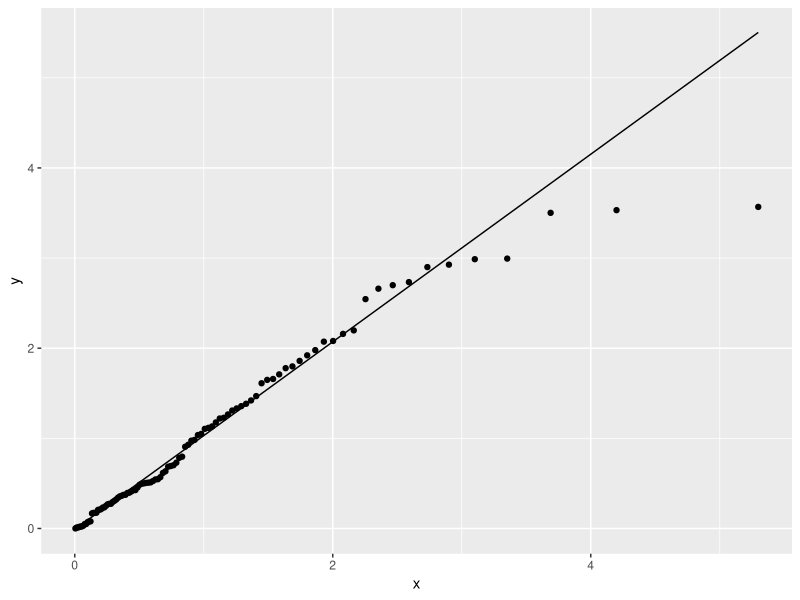
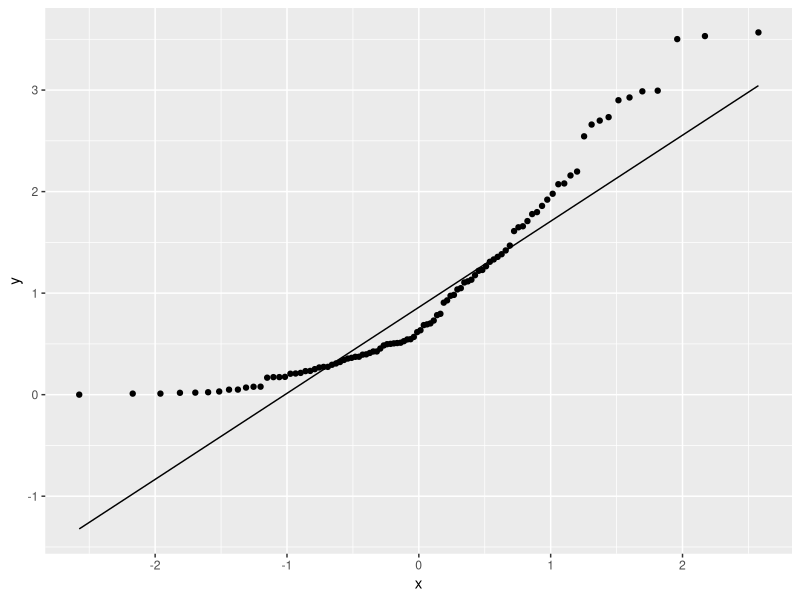
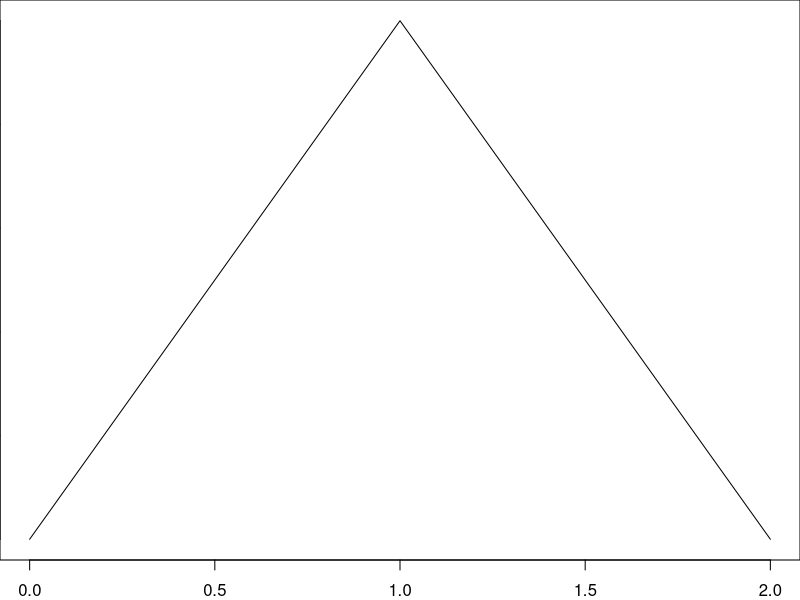
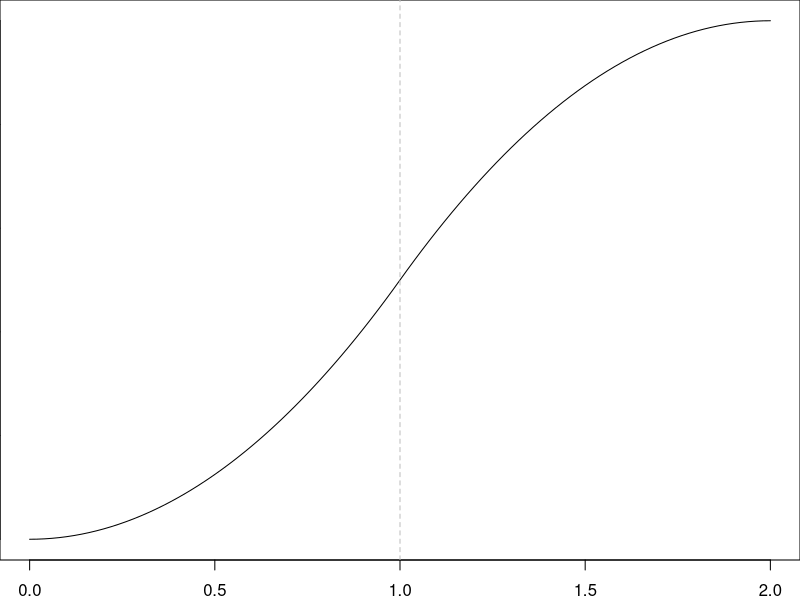
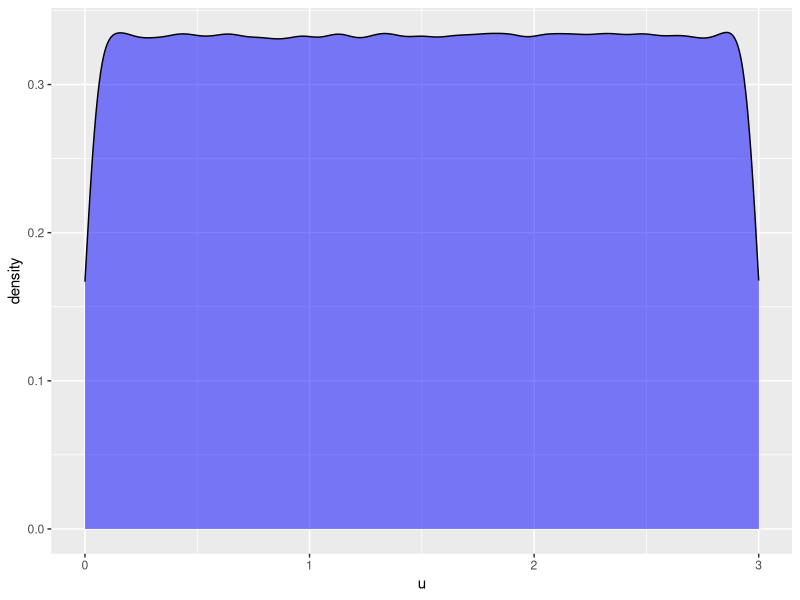
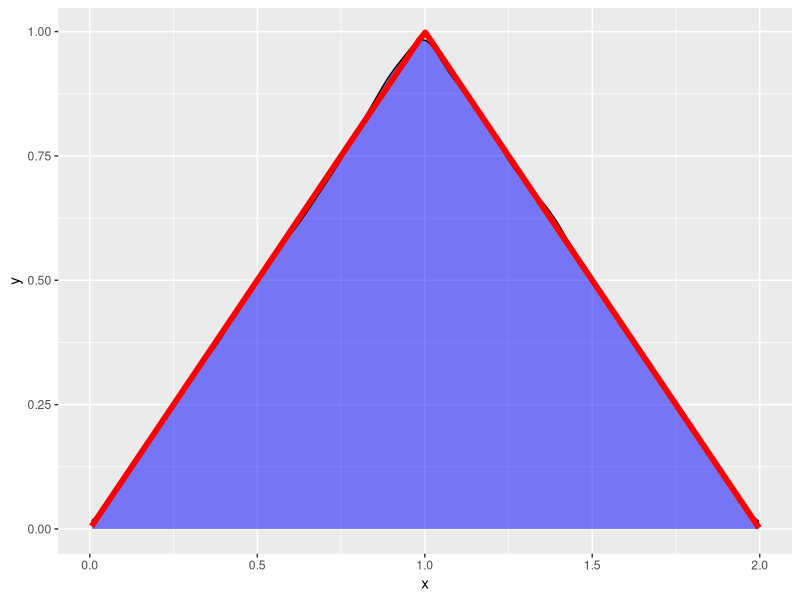
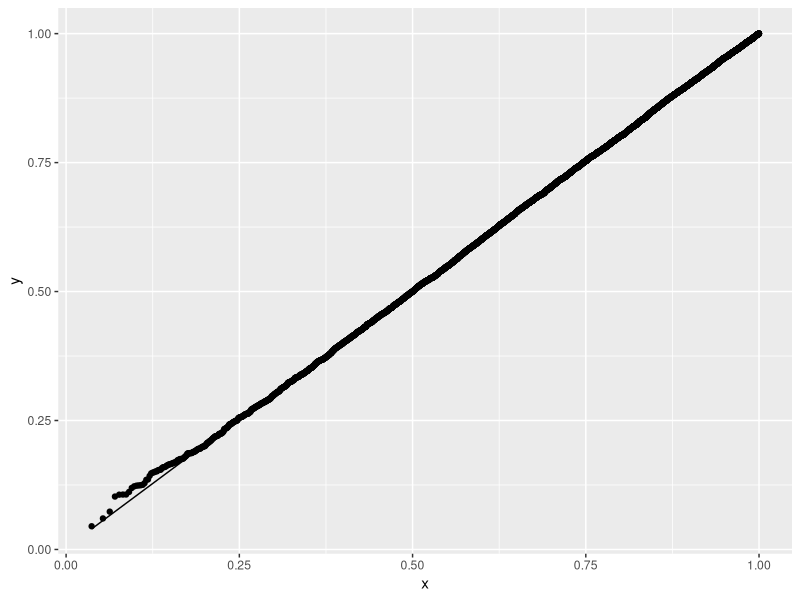
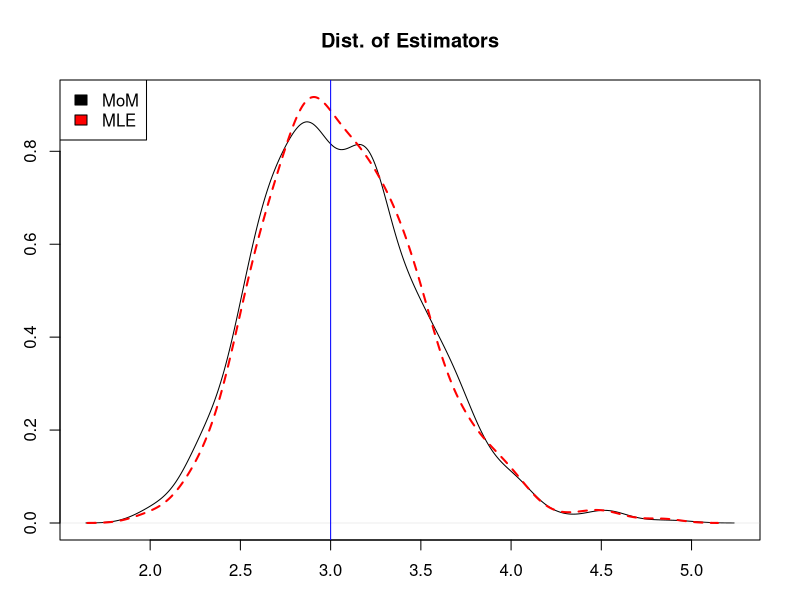

Write R code to recreate these figures, in order.
### R code from vignette source '/Users/mark/Documents/Professional/Teaching/sjtu/stats406-summer2021/lectures/week04/week04_quantile_inversion/lecture-core.Rnw'

###################################################
### code chunk number 1: lecture-core.Rnw:53-57
###################################################
options(width = 60, digits = 4)
set.seed(49482)
library(tidyverse)
library(ggplot2)


###################################################
### code chunk number 2: lecture-core.Rnw:96-99
###################################################
x <- rexp(100)
ggplot(data.frame(sample = x), aes(sample = sample)) +
geom_qq(distribution = qexp) + geom_qq_line(distribution = qexp)


###################################################
### code chunk number 3: lecture-core.Rnw:104-106
###################################################
ggplot(data.frame(sample = x), aes(sample = sample)) +
geom_qq(distribution = qnorm) + geom_qq_line(distribution = qnorm)


###################################################
### code chunk number 4: lecture-core.Rnw:123-131
###################################################
par(mar = c(2, 0, 0, 0))
f <- function(x) {
    (0 <= x & x <= 2) *
        ifelse(x < 1,
               x,
               2 - x)
}
curve(f, 0, 2)


###################################################
### code chunk number 5: lecture-core.Rnw:154-162
###################################################
F <- function(x) {
    ifelse(x < 1,
           x^2 / 2,
           2 * x - x^2/2 - 1
           )
}
curve(F(x), 0, 2)
abline(v = 1, lty = 2, col = "grey")


###################################################
### code chunk number 6: lecture-core.Rnw:255-261
###################################################
Q_theta <- function(u, theta) {
    u * theta
}

k <- 10e5
u_0_3 <- Q_theta(runif(k), 3)


###################################################
### code chunk number 7: lecture-core.Rnw:266-267
###################################################
ggplot(data.frame(u = u_0_3), aes(x = u)) + geom_density(fill = "blue", alpha = 0.5)


###################################################
### code chunk number 8: lecture-core.Rnw:281-288
###################################################
Q_tri <- function(u) {
    ifelse(u <= 1/2,
           sqrt(2 * u),
           2 - sqrt(2 - 2 * u))
}
Q_tri(c(0.25, 0.5, 0.75, 1))
triangulars <- Q_tri(runif(100000))


###################################################
### code chunk number 9: lecture-core.Rnw:294-295
###################################################
ggplot(data.frame(x = triangulars), aes(x = x)) + geom_density(fill = "blue", alpha = 0.5) + stat_function(fun = f, color = "red", lwd = 2)


###################################################
### code chunk number 10: lecture-core.Rnw:308-310
###################################################
x <- Q_tri(runif(10000))
mean(x^2) - 1^2


###################################################
### code chunk number 11: lecture-core.Rnw:325-329
###################################################
rx <- function(n, theta) {
    runif(n)^(1/theta)
}
xs_theta3<- rx(10000, 3)


###################################################
### code chunk number 12: lecture-core.Rnw:334-340
###################################################
# par(mar = c(4,2, 1, 0))
# plot(density(xs_theta3, from = 0, to = 1, cut = 0), main = NA, xlab = NA)
# curve(3 * x^2, add = TRUE, lty = 2, col = "red", lwd = 2)
# legend("topleft", fill = c("black", "red"), legend = c("Estimated", "True"))
qx <- function(p, theta = 3) { p^(1/theta) } 
ggplot(data.frame(x = xs_theta3), aes(sample = x)) + geom_qq(distribution = qx) + geom_qq_line(distribution = qx)


###################################################
### code chunk number 13: lecture-core.Rnw:359-361
###################################################
mom <- function(x) { mean(x) / (1 - mean(x)) }
mle <- function(x) { - length(x) / sum(log(x)) }


###################################################
### code chunk number 14: lecture-core.Rnw:364-370
###################################################
theta <- 3
n <- 50
k <- 1000
samples <- rerun(k, rx(n, theta = 3))
moms <- map_dbl(samples, mom)
mles <- map_dbl(samples, mle)


###################################################
### code chunk number 15: lecture-core.Rnw:376-385
###################################################
par(mar = c(3, 3, 4, 2))
dmom <- density(moms)
dmle <- density(mles)
xrng <- range(c(dmom$x, dmle$x))
yrng <- range(c(dmom$y, dmle$y))
plot(dmom, xlim = xrng, ylim = yrng, main = "Dist. of Estimators")
lines(dmle, col = "red", lty = 2, lwd = 2)
abline(v = 3, col = "blue")
legend("topleft", fill = c("black", "red"), legend = c("MoM", "MLE"))


###################################################
### code chunk number 16: lecture-core.Rnw:391-393
###################################################
mean((moms - theta)^2)
mean((mles - theta)^2)


###################################################
### code chunk number 17: lecture-core.Rnw:422-432
###################################################
Q_bin <- function(t, n, p) {
  so_far <- 0
  for (i in 0:n) {
      so_far <- so_far + dbinom(i, n, p)
      if (so_far >= t) {
          return(i)
      }
  }
  return(n) # this shouldn't happen, but be safe!
}


###################################################
### code chunk number 18: lecture-core.Rnw:434-439
###################################################
par(mfrow = c(1,3))
barplot(dbinom(0:5, size = 5, p = 0.25), names.arg = 0:5, main = "f(x)")
plot(stepfun(0:5, c(0, pbinom(0:5, size = 5, p = 0.25))), pch = 20, main = "F(x)")
qqrange <- pbinom(0:5, size = 5, p = 0.25)
plot(stepfun(qqrange, c(0, Vectorize(Q_bin)(qqrange + .Machine$double.eps, n = 5, p = 0.25))), pch = 20, main = "Q(u)")


###################################################
### code chunk number 19: lecture-core.Rnw:476-477
###################################################
Q_bin


###################################################
### code chunk number 20: lecture-core.Rnw:482-483
###################################################
xs <- map_dbl(runif(10000), ~ Q_bin(.x, 5, 0.2)) # non-vectorized Q_bin


###################################################
### code chunk number 21: lecture-core.Rnw:485-486
###################################################
ggplot(data.frame(x = xs), aes(x = xs)) + geom_histogram(fill = "blue", alpha = 0.5)


###################################################
### code chunk number 22: lecture-core.Rnw:523-524
###################################################
options(digits = 4)


###################################################
### code chunk number 23: lecture-core.Rnw:526-527
###################################################
rbenford <- function(n) { ceiling(10^runif(n) - 1) }


###################################################
### code chunk number 24: lecture-core.Rnw:530-533
###################################################
k <- 10000
rbind(log10((2:10) / (1:9)), # analytical P(D = d)
      table(rbenford(k)) / k) # empirical P(D = d)


###################################################
### code chunk number 25: lecture-core.Rnw:554-568
###################################################
makeCDFTable <- function(u, lambda) {
    maxu <- max(u)
    # base case: x= 0
    fx <- exp(-lambda)
    cdf <- c(fx)
    x <- 0
    # build table until F(k) >= maxu
    while (last(cdf) < maxu) {
        x <- x + 1
        fx <- fx * lambda / x
        cdf <- c(cdf, last(cdf) + fx)
    }
    return(cdf)
}


###################################################
### code chunk number 26: lecture-core.Rnw:573-575
###################################################
makeCDFTable(c(0, 0.95), 3)
ppois(0:6, lambda = 3)


###################################################
### code chunk number 27: lecture-core.Rnw:580-587
###################################################
rpoisson <- function(n, lambda) {
    u <- runif(n)
    tbl <- makeCDFTable(u, lambda)
    map_dbl(u, function(u_i) {
        min(which(tbl >= u_i)) - 1 ## table is defined on 0, 1, 2, ...
    })
}


###################################################
### code chunk number 28: lecture-core.Rnw:592-599
###################################################
df <- data.frame(
    type = c(rep("Sample", 16), rep("Actual", 16)),
    x = c(0:15, 0:15),
    y = c(ecdf(rpoisson(10000, 7))(0:15),
          ppois(0:15, lambda = 7)))
plt <- ggplot(df, aes(x = x, y = y, color = type)) +
    geom_step() + labs(y = "F(x)")


###################################################
### code chunk number 29: lecture-core.Rnw:605-606
###################################################
print(plt)


###################################################
### code chunk number 30: lecture-core.Rnw:623-625
###################################################
true_theta <- 1/2
fail_times <- rx(n = 20, theta = true_theta)


###################################################
### code chunk number 31: lecture-core.Rnw:641-642
###################################################
fail_times[1:5] # just the first 5 of 20


###################################################
### code chunk number 32: lecture-core.Rnw:647-651
###################################################
n <- length(fail_times) # 20
k <- 1000
null_samples <- rerun(k, rx(n, theta = 1/2))
alt_samples  <- rerun(k, rx(n, theta = 1))


###################################################
### code chunk number 33: lecture-core.Rnw:657-662
###################################################
null_mle <- map_dbl(null_samples, mle)
null_mom <- map_dbl(null_samples, mom)

alt_mle <- map_dbl(alt_samples, mle)
alt_mom <- map_dbl(alt_samples, mom)


###################################################
### code chunk number 34: lecture-core.Rnw:668-678
###################################################

par(mar = c(3, 3, 0, 2))
dnull_mle <- density(null_mle)
dalt_mle <- density(alt_mle)
xrng <- range(c(dnull_mle$x, dalt_mle$x))
yrng <- range(c(dnull_mle$y, dalt_mle$y))
plot(dnull_mle, xlim = xrng, ylim = yrng, main = NA)
lines(dalt_mle, col = "red", lty = 2, lwd = 2)
abline(v = 3, col = "blue")
legend("topright", fill = c("black", "red"), legend = c("Null", "Alt."))


###################################################
### code chunk number 35: lecture-core.Rnw:685-695
###################################################

par(mar = c(3, 3, 0, 2))
dnull_mom <- density(null_mom)
dalt_mom <- density(alt_mom)
xrng <- range(c(dnull_mom$x, dalt_mom$x))
yrng <- range(c(dnull_mom$y, dalt_mom$y))
plot(dnull_mom, xlim = xrng, ylim = yrng, main = NA)
lines(dalt_mom, add = TRUE, col = "red", lty = 2, lwd = 2)
abline(v = 3, col = "blue")
legend("topright", fill = c("black", "red"), legend = c("Null", "Alt."))


###################################################
### code chunk number 36: lecture-core.Rnw:702-704
###################################################
cutoff_mle <- quantile(null_mle, 0.9)
cutoff_mom <- quantile(null_mom, 0.9)


###################################################
### code chunk number 37: lecture-core.Rnw:707-709
###################################################
mean(alt_mle > cutoff_mle)
mean(alt_mom > cutoff_mom)


###################################################
### code chunk number 38: lecture-core.Rnw:714-717
###################################################
(observed_mle <- mle(fail_times))
## accept if true
observed_mle <= cutoff_mle


###################################################
### code chunk number 39: lecture-core.Rnw:724-731
###################################################
thetas <- seq(0.001, 1, length.out = 1000) 
test_theta <- function(theta) {
    samples <- rerun(k, rx(n, theta))
    null_mles <- map_dbl(samples, mle)
    cutoff <- quantile(null_mles, c(0.025, 0.975))
    cutoff[1] <= observed_mle & observed_mle <= cutoff[2]
}


###################################################
### code chunk number 40: lecture-core.Rnw:736-739
###################################################
accepted <- map_lgl(thetas, test_theta)
min(thetas[accepted]) 
max(thetas[accepted])


###################################################
### code chunk number 41: lecture-core.Rnw:754-755
###################################################
curve(cos(x), 0, pi / 2, xlab = "x", ylab = "f(x)", main = "Density")


###################################################
### code chunk number 42: lecture-core.Rnw:763-764
###################################################
curve(sin(x), 0, pi / 2, xlab = "x", ylab = "F(x)", main = "Distribution")


###################################################
### code chunk number 43: lecture-core.Rnw:771-772
###################################################
curve(asin(x), 0, 1, xlab = "u", ylab = "Q(u)", main = "Quantile")


###################################################
### code chunk number 44: lecture-core.Rnw:779-782
###################################################
ggplot(data.frame(x = asin(runif(1000))), aes(x = x)) + geom_density(fill = "blue", alpha = 0.3) +
    stat_function(fun = cos, color= "red")



###################################################
### code chunk number 45: lecture-core.Rnw:810-813
###################################################
rgeo <- function(n, theta) {
   ceiling(log(1 - runif(n)) / log(1 - theta))
}


###################################################
### code chunk number 46: lecture-core.Rnw:816-817
###################################################
hist(rgeo(10000, 0.25))


